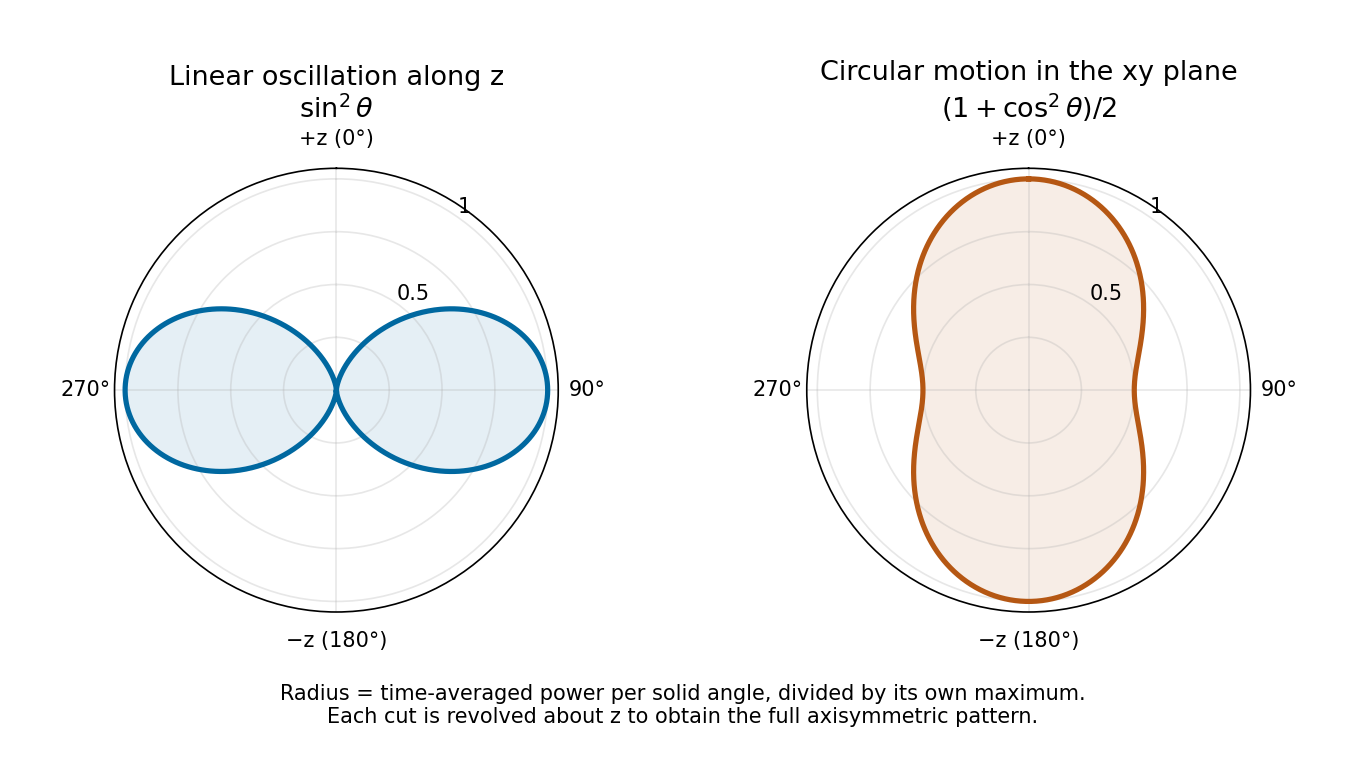

The script that drew this image:
"""Original nonrelativistic angular-power sketches; tested with Python 3.14.

Uses the NumPy/Matplotlib dependencies in the root pyproject.toml.
Writes the PNG basename to the current working directory.
"""

from pathlib import Path

import matplotlib

matplotlib.use("Agg")
import matplotlib.pyplot as plt
import numpy as np


def main():
    theta = np.linspace(0, 2 * np.pi, 1001)
    patterns = [np.sin(theta) ** 2, (1 + np.cos(theta) ** 2) / 2]
    titles = ["Linear oscillation along z", "Circular motion in the xy plane"]
    formulas = [r"$\sin^2\theta$", r"$(1+\cos^2\theta)/2$"]
    colors = ["#0068a0", "#b55713"]
    fig, axes = plt.subplots(1, 2, figsize=(9.1, 5.1), subplot_kw={"projection": "polar"})
    fig.patch.set_facecolor("white")
    for ax, values, title, formula, color in zip(axes, patterns, titles, formulas, colors):
        ax.set_facecolor("white")
        ax.set_theta_zero_location("N")
        ax.set_theta_direction(-1)
        ax.plot(theta, values, color=color, lw=2.5)
        ax.fill(theta, values, color=color, alpha=0.10)
        ax.set_ylim(0, 1.05)
        ax.set_yticks([0.25, 0.5, 0.75, 1.0])
        ax.set_yticklabels(["", "0.5", "", "1"])
        ax.set_rlabel_position(35)
        ax.set_thetagrids([0, 90, 180, 270], ["+z (0°)", "90°", "−z (180°)", "270°"])
        ax.grid(alpha=0.3)
        ax.set_title(title + "\n" + formula, pad=24, fontsize=13)
    fig.text(0.5, 0.055,
             "Radius = time-averaged power per solid angle, divided by its own maximum.\n"
             "Each cut is revolved about z to obtain the full axisymmetric pattern.",
             ha="center", fontsize=10)
    fig.subplots_adjust(top=0.78, bottom=0.20, left=0.06, right=0.94, wspace=0.36)
    fig.savefig(Path(__file__).with_suffix(".png").name, dpi=150,
                facecolor="white", transparent=False)
    plt.close(fig)


if __name__ == "__main__":
    main()
